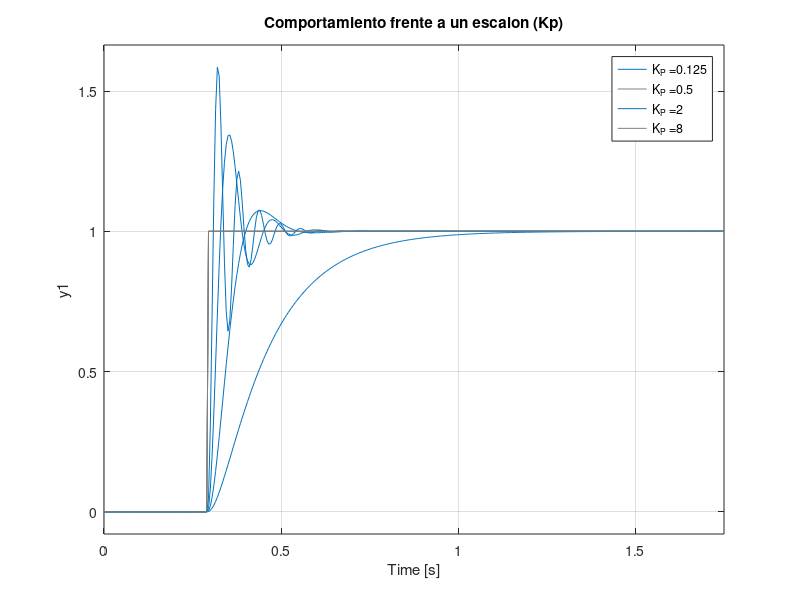
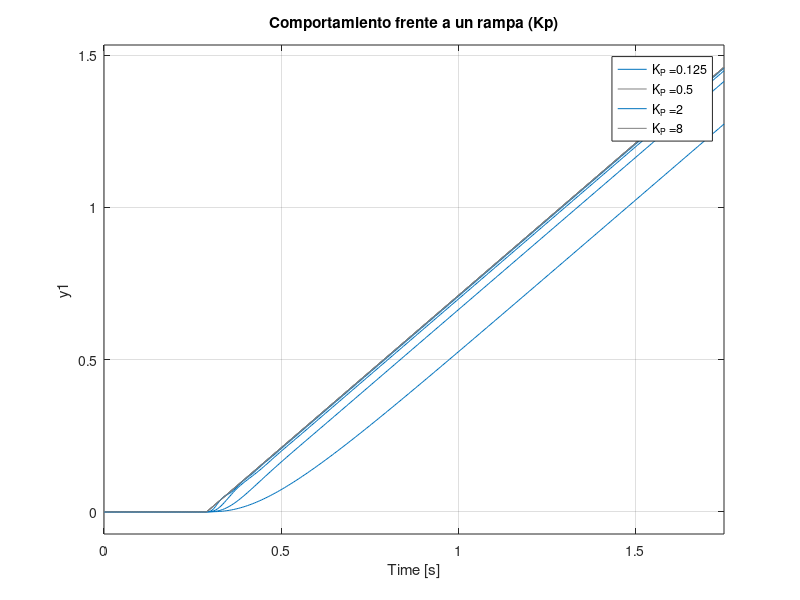
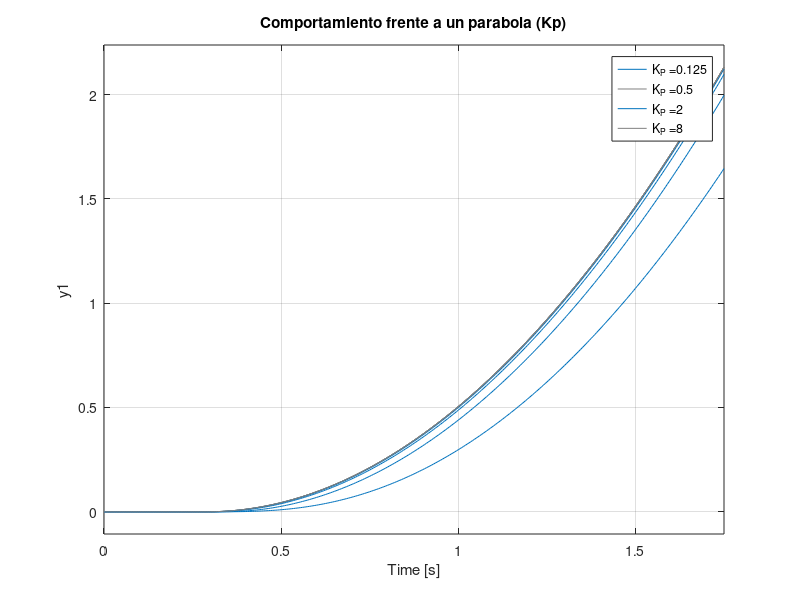

Recreate these plots in MATLAB, in order. (Note: this script raises an error after producing the figures.)
clear all; clc; close all;

K = 1500;
p = 35;

x = p.*(0:0.005/p:0.05);

aux = -3:2:3;

Kp = 2.^aux;

figure(1)
grid on;

Legend = cell(length(aux),1);

u = ones(1,length(x));
u(1:ceil(length(u)/6)) = 0;
t = x;

for i = 1:length(Kp)
    num = Kp(i)*K;
    den = [1 p K*Kp(i)];
    sys = tf(num,den);
    lsim(sys, u, t)
    Legend{i} = strcat('K_{P} = ', num2str(Kp(i)));
    hold on;
end

title('Comportamiento frente a un escalon (Kp)')
legend(Legend);
hold off;
saveas(gcf,'img/01_PEscalon.png')

figure(2)
grid on;

Legend = cell(length(aux),1);

t = x;
u = t-t(ceil(length(t)/6));
u(1:ceil(length(u)/6)) = 0;

for i = 1:length(Kp)
    num = Kp(i)*K;
    den = [1 p K*Kp(i)];
    sys = tf(num,den);
    lsim(sys, u, t)
    Legend{i} = strcat('K_{P} = ', num2str(Kp(i)));
    hold on;
end

title('Comportamiento frente a un rampa (Kp)')
legend(Legend);
hold off;
saveas(gcf,'img/01_PRampa.png')

figure(3)
grid on;

Legend = cell(length(aux),1);

t = x;
u = (t-t(ceil(length(t)/6))).^2;
u(1:ceil(length(u)/6)) = 0;

for i = 1:length(Kp)
    num = Kp(i)*K;
    den = [1 p K*Kp(i)];
    sys = tf(num,den);
    lsim(sys, u, t)
    Legend{i} = strcat('K_{P} = ', num2str(Kp(i)));
    hold on;
end

title('Comportamiento frente a un parabola (Kp)')
legend(Legend);
hold off;
saveas(gcf,'img/01_PParabola.png')

%% Rlocus

figure(4)

num = [K];
den = [1 p 0];

rlocus(num,den)

saveas(gcf,'img/01_PRlocus.png')